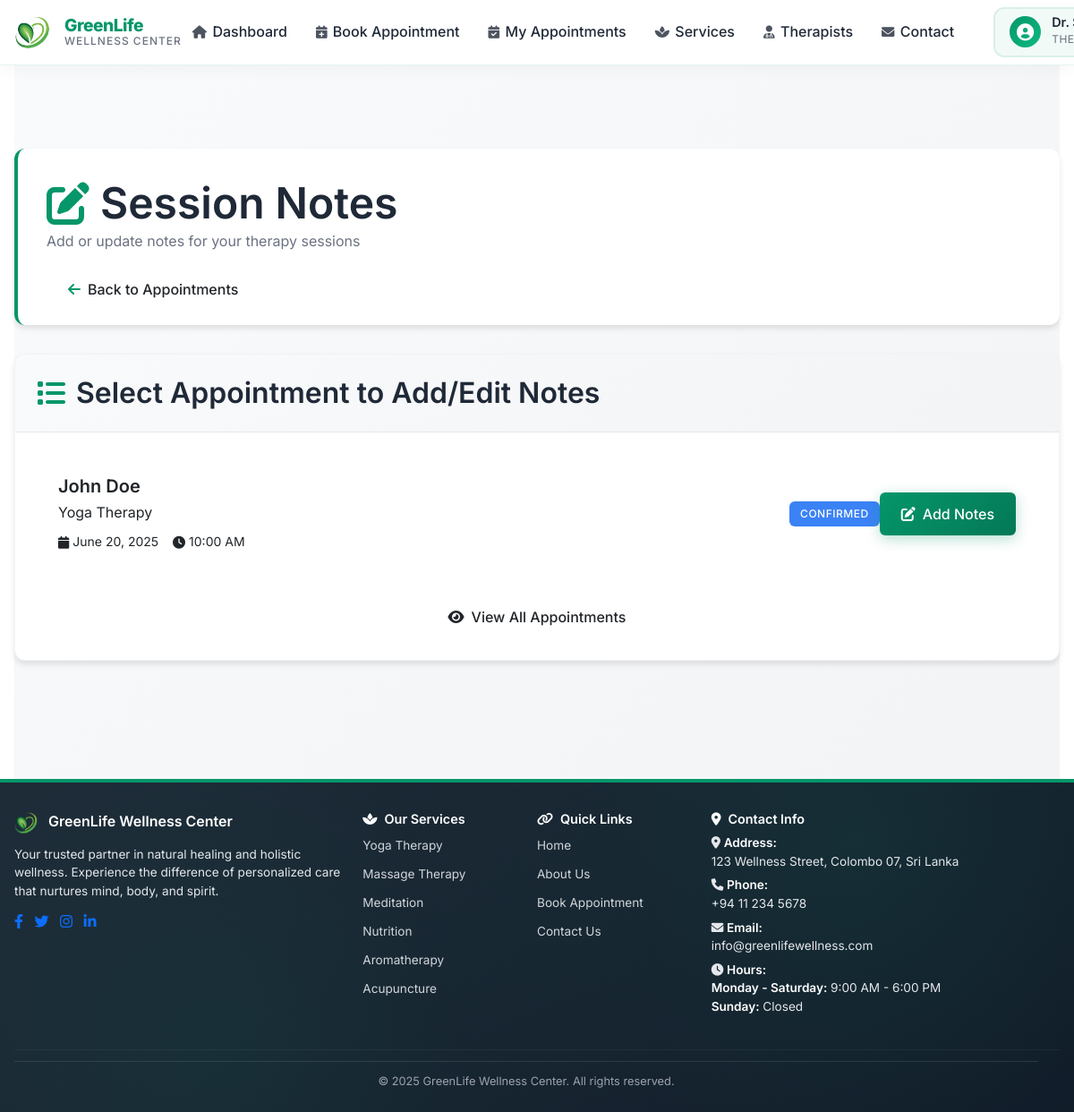
The app's page /update_notes.php (signed in) with its own data.
### tables this page shows
CREATE TABLE appointments (
    appointment_id INT PRIMARY KEY AUTO_INCREMENT,
    user_id INT NOT NULL,
    therapist_id INT NOT NULL,
    service_id INT NOT NULL,
    appointment_date DATE NOT NULL,
    appointment_time TIME NOT NULL,
    status ENUM('pending', 'confirmed', 'completed', 'canceled') DEFAULT 'pending',
    notes TEXT,
    client_notes TEXT,
    therapist_notes TEXT,
    admin_notes TEXT,
    reminder_sent BOOLEAN DEFAULT FALSE,
    created_at TIMESTAMP DEFAULT CURRENT_TIMESTAMP,
    updated_at TIMESTAMP DEFAULT CURRENT_TIMESTAMP ON UPDATE CURRENT_TIMESTAMP,
    FOREIGN KEY (user_id) REFERENCES users(user_id) ON DELETE CASCADE,
    FOREIGN KEY (therapist_id) REFERENCES therapists(therapist_id) ON DELETE CASCADE,
    FOREIGN KEY (service_id) REFERENCES services(service_id) ON DELETE CASCADE,
    UNIQUE KEY unique_appointment (therapist_id, appointment_date, appointment_time)
);

CREATE TABLE users (
    user_id INT PRIMARY KEY AUTO_INCREMENT,
    name VARCHAR(100) NOT NULL,
    email VARCHAR(100) UNIQUE NOT NULL,
    password VARCHAR(255) NOT NULL,
    role ENUM('admin', 'therapist', 'client') DEFAULT 'client',
    phone_number VARCHAR(15),
    address TEXT,
    profile_picture VARCHAR(255),
    status ENUM('active', 'inactive') DEFAULT 'active',
    last_login DATETIME,
    reset_token VARCHAR(255),
    reset_expires DATETIME,
    registration_date TIMESTAMP DEFAULT CURRENT_TIMESTAMP,
    created_at TIMESTAMP DEFAULT CURRENT_TIMESTAMP,
    updated_at TIMESTAMP DEFAULT CURRENT_TIMESTAMP ON UPDATE CURRENT_TIMESTAMP
);

CREATE TABLE services (
    service_id INT PRIMARY KEY AUTO_INCREMENT,
    service_name VARCHAR(100) NOT NULL,
    description TEXT,
    duration INT DEFAULT 60,  
    price DECIMAL(10,2) NOT NULL,
    status ENUM('active', 'inactive') DEFAULT 'active',
    created_at TIMESTAMP DEFAULT CURRENT_TIMESTAMP,
    updated_at TIMESTAMP DEFAULT CURRENT_TIMESTAMP ON UPDATE CURRENT_TIMESTAMP
);

### includes/functions.php (called while the page is built, shortened)
<?php
function formatDate($date) {
    return date('F j, Y', strtotime($date));
}
function formatTime($time) {
    return date('g:i A', strtotime($time));
}
?>

### update_notes.php (the view, shortened to what this page needs)
<?php
require_once 'includes/functions.php';
$therapistId = getTherapistIdByUserId($_SESSION['user_id']);
$appointment = null;
$recentAppointments = [];
if (!$appointment) {
    try {
        $pdo = getDBConnection();
        $stmt = $pdo->prepare("\n            SELECT a.appointment_id, a.appointment_date, a.appointment_time, a.status, a.therapist_notes,\n                   u.name as client_name, s.service_name\n            FROM appointments a\n            JOIN users u ON a.user_id = u.user_id\n            JOIN services s ON a.service_id = s.service_id\n            WHERE a.therapist_id = ?\n            ORDER BY a.appointment_date DESC, a.appointment_time DESC\n            LIMIT 20\n        ");
        $stmt->execute([$therapistId]);
        $recentAppointments = $stmt->fetchAll();
    } catch (PDOException $e) {
        $error = 'Error fetching appointments: ' . $e->getMessage();
    }
}
require_once 'includes/header.php';
?>
<div class="container">
    <div class="dashboard">
        <div class="dashboard-header">
            <h1><i class="fas fa-edit"></i> Session Notes</h1>
            <p>Add or update notes for your therapy sessions</p>
            <a href="view_appointments.php" class="btn btn-outline">
                <i class="fas fa-arrow-left"></i> Back to Appointments
            </a>
        </div>
        <?php if ($appointment): ?>
            <div class="card">
                <div class="card-header">
                    <h3><i class="fas fa-user"></i> Session Details</h3>
                </div>
                <div class="card-body">
                    <div class="session-details">
                        <div class="row">
                            <div class="col-6">
                                <div class="detail-group">
                                    <label><i class="fas fa-user"></i> Client:</label>
                                    <span><?php echo htmlspecialchars($appointment['client_name']); ?></span>
                                </div>
                                <div class="detail-group">
                                    <label><i class="fas fa-spa"></i> Service:</label>
                                    <span><?php echo htmlspecialchars($appointment['service_name']); ?></span>
                                </div>
                                <div class="detail-group">
                                    <label><i class="fas fa-clock"></i> Duration:</label>
                                    <span><?php echo $appointment['duration']; ?> minutes</span>
                                </div>
                            </div>
                            <div class="col-6">
                                <div class="detail-group">
                                    <label><i class="fas fa-calendar"></i> Date:</label>
                                    <span><?php echo formatDate($appointment['appointment_date']); ?></span>
                                </div>
                                <div class="detail-group">
                                    <label><i class="fas fa-clock"></i> Time:</label>
                                    <span><?php echo formatTime($appointment['appointment_time']); ?></span>
                                </div>
                                <div class="detail-group">
                                    <label><i class="fas fa-info-circle"></i> Status:</label>
                                    <?php
                                    $statusClass = '';
                                    switch ($appointment['status']) {
                                        case 'pending': $statusClass = 'badge-warning'; break;
                                        case 'confirmed': $statusClass = 'badge-info'; break;
                                        case 'completed': $statusClass = 'badge-success'; break;
                                        case 'canceled': $statusClass = 'badge-error'; break;
                                    }
                                    ?>
                                    <span class="badge <?php echo $statusClass; ?>">
                                        <?php echo ucfirst($appointment['status']); ?>
                                    </span>
                                </div>
                            </div>
                        </div>
                    </div>
                </div>
            </div>
            <div class="card">
                <div class="card-header">
                    <h3><i class="fas fa-sticky-note"></i> Session Notes</h3>
                </div>
                <div class="card-body">
                    <form method="POST">
                        <input type="hidden" name="action" value="update_notes">
                        <input type="hidden" name="appointment_id" value="<?php echo $appointment['appointment_id']; ?>">
                        <input type="hidden" name="csrf_token" value="<?php echo htmlspecialchars(generateCSRFToken()); ?>">
                        <div class="form-group">
                            <label for="notes" class="form-label">
                                <i class="fas fa-edit"></i> Notes for this session:
                            </label>
                            <textarea
                                id="notes"
                                name="notes"
                                class="form-control"
                                rows="12"
                                placeholder="Enter detailed notes about the therapy session, client progress, observations, recommendations, and next steps..."
                            ><?php echo htmlspecialchars($appointment['therapist_notes'] ?? ''); ?></textarea>
                            <small class="form-text">
                                These notes are confidential and will only be visible to you and authorized personnel.
                            </small>
                        </div>
                        <div class="notes-templates">
                            <h5><i class="fas fa-template"></i> Quick Templates:</h5>
                            <div class="template-buttons">
                                <button type="button" class="btn btn-sm btn-outline" onclick="insertTemplate('assessment')">
                                    Assessment
                                </button>
                                <button type="button" class="btn btn-sm btn-outline" onclick="insertTemplate('progress')">
                                    Progress Notes
                                </button>
                                <button type="button" class="btn btn-sm btn-outline" onclick="insertTemplate('treatment')">
                                    Treatment Plan
                                </button>
                                <button type="button" class="btn btn-sm btn-outline" onclick="insertTemplate('homework')">
                                    Homework/Action Items
                                </button>
                                <button type="button" class="btn btn-sm btn-outline" onclick="insertTemplate('follow-up')">
                                    Follow-up
                                </button>
                            </div>
                        </div>
                        <div class="form-actions">
                            <button type="submit" class="btn btn-primary">
                                <i class="fas fa-save"></i> Save Notes
                            </button>
                            <a href="view_appointments.php" class="btn btn-outline">
                                <i class="fas fa-times"></i> Cancel
                            </a>
                            <?php if ($appointment['status'] !== 'completed' && in_array($appointment['status'], ['confirmed', 'pending'])): ?>
                                <button type="button" class="btn btn-success" onclick="markCompleted()">
                                    <i class="fas fa-check-double"></i> Save & Mark Complete
                                </button>
                            <?php endif; ?>
                        </div>
                    </form>
                </div>
            </div>
        <?php else: ?>
            <div class="card">
                <div class="card-header">
                    <h3><i class="fas fa-list"></i> Select Appointment to Add/Edit Notes</h3>
                </div>
                <div class="card-body">
                    <?php if (empty($recentAppointments)): ?>
                        <div class="text-center p-5">
                            <i class="fas fa-calendar-times" style="font-size: 4rem; color: var(--gray-400); margin-bottom: 1rem;"></i>
                            <h4>No Appointments Found</h4>
                            <p class="text-muted">You don't have any appointments to add notes to.</p>
                            <a href="view_appointments.php" class="btn btn-primary">
                                <i class="fas fa-calendar"></i> View All Appointments
                            </a>
                        </div>
                    <?php else: ?>
                        <div class="appointments-list">
                            <?php foreach ($recentAppointments as $apt): ?>
                                <div class="appointment-item">
                                    <div class="appointment-info">
                                        <div class="appointment-main">
                                            <h5><?php echo htmlspecialchars($apt['client_name']); ?></h5>
                                            <p><?php echo htmlspecialchars($apt['service_name']); ?></p>
                                        </div>
                                        <div class="appointment-meta">
                                            <span class="date">
                                                <i class="fas fa-calendar"></i>
                                                <?php echo formatDate($apt['appointment_date']); ?>
                                            </span>
                                            <span class="time">
                                                <i class="fas fa-clock"></i>
                                                <?php echo formatTime($apt['appointment_time']); ?>
                                            </span>
                                        </div>
                                    </div>
                                    <div class="appointment-status">
                                        <?php
                                        $statusClass = '';
                                        switch ($apt['status']) {
                                            case 'confirmed': $statusClass = 'badge-info'; break;
                                        }
                                        ?>
                                        <span class="badge <?php echo $statusClass; ?>">
                                            <?php echo ucfirst($apt['status']); ?>
                                        </span>
                                    </div>
                                    <div class="appointment-actions">
                                        <a href="update_notes.php?id=<?php echo $apt['appointment_id']; ?>" class="btn btn-primary">
                                            <i class="fas fa-edit"></i>
                                            <?php echo !empty($apt['therapist_notes']) ? 'Edit Notes' : 'Add Notes'; ?>
                                        </a>
                                    </div>
                                </div>
                            <?php endforeach; ?>
                        </div>
                        <div class="text-center mt-4">
                            <a href="view_appointments.php" class="btn btn-outline">
                                <i class="fas fa-eye"></i> View All Appointments
                            </a>
                        </div>
                    <?php endif; ?>
                </div>
            </div>
        <?php endif; ?>
    </div>
</div>
<?php require_once 'includes/footer.php'; ?>

### records on screen
appointments: user.name "John Doe", service.service_name "Yoga Therapy", appointment_date "June 20, 2025", appointment_time "10:00 AM", status "CONFIRMED", shows "Add Notes"

### other values on screen
$_SESSION['name'] "Dr.…"
